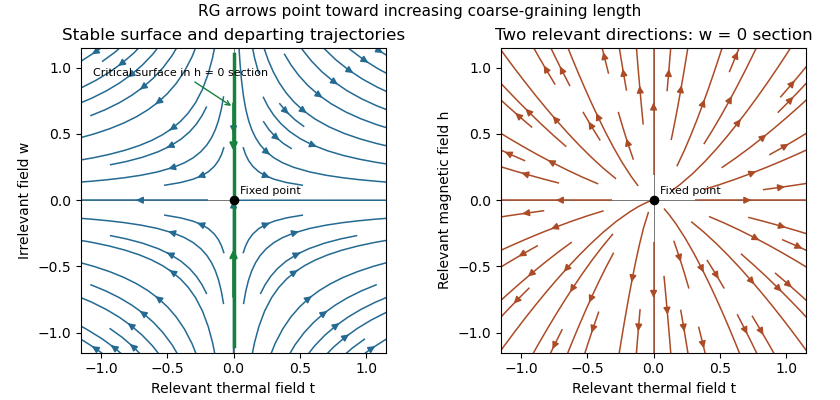

Write Python code to recreate this figure.
"""Python 3.14 / NumPy 2.3.5 / Matplotlib 3.10.7; write opaque PNG to cwd."""
from pathlib import Path
import os
os.environ.setdefault('MPLCONFIGDIR',str(Path.cwd()/'.mplconfig'))
import matplotlib
matplotlib.use('Agg')
import matplotlib.pyplot as plt
import numpy as np
fig,axs=plt.subplots(1,2,figsize=(8.4,4),dpi=100,layout='constrained')
x=np.linspace(-1.2,1.2,100);X,Y=np.meshgrid(x,x)
for ax in axs:
 ax.set(xlim=(-1.15,1.15),ylim=(-1.15,1.15));ax.set_aspect('equal');ax.axhline(0,color='#777777',lw=.7);ax.axvline(0,color='#777777',lw=.7);ax.scatter([0],[0],c='black',s=35,zorder=8);ax.text(.05,.05,'Fixed point',fontsize=8)
axs[0].streamplot(x,x,1.1*X,-.7*Y,density=.65,color='#246a92',linewidth=1.1,arrowsize=1)
axs[0].plot([0,0],[-1.1,1.1],color='#16813d',lw=2.5)
for start,end in [(.75,.35),(-.75,-.35)]:
 axs[0].annotate('',(0,end),(0,start),arrowprops={'arrowstyle':'->','color':'#16813d','lw':2},zorder=10)
axs[0].annotate('Critical surface in h = 0 section',(0,.7),(-1.06,.94),fontsize=8,arrowprops={'arrowstyle':'->','color':'#16813d'})
axs[0].set(xlabel='Relevant thermal field t',ylabel='Irrelevant field w',title='Stable surface and departing trajectories')
axs[1].streamplot(x,x,X,1.4*Y,density=.65,color='#ab4c27',linewidth=1.1,arrowsize=1)
axs[1].set(xlabel='Relevant thermal field t',ylabel='Relevant magnetic field h',title='Two relevant directions: w = 0 section')
fig.suptitle('RG arrows point toward increasing coarse-graining length',fontsize=11)
fig.savefig(Path.cwd()/'paper-49-rg-flows.png',dpi=100,facecolor='white',transparent=False)
plt.close(fig)
